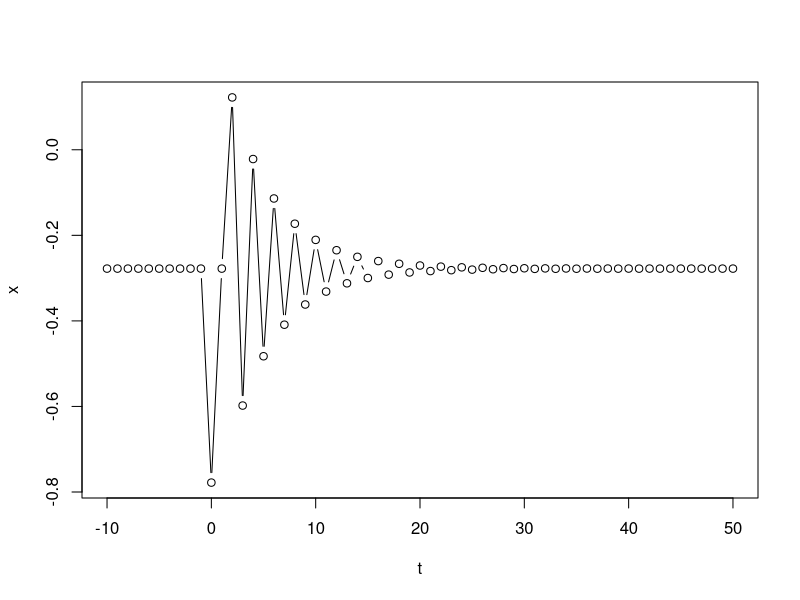

This figure's R source:
SimulateARMANoWhiteNoise <- function(n, alpha = 0, phi = c(), theta = c(), sigma = 1, init.obs = c()) {
  
  p <- length(phi) # rad autoregresni posloupnosti
  q <- length(theta) # rad posloupnosti klouzavych souctu
  
  init.n <- length(init.obs) # pocet pocatecnich pozorovani
  
  e <- rnorm(n = n, mean = 0, sd = sigma) # simulace normalniho bileho sumu
  
  x <- rep(NA, n) # inicializace vektoru x
  if (init.n > 0) {
    x[1:init.n] <- init.obs
  }
  
  for (t in (init.n + 1):n) {
    x[t] <- alpha + sum(phi * x[(t - 1):(t - p)]) # ARMA rekurze
  }
  
  if (p == 0 & q == 0) {
    message("White Noise")
  } else if (p > 0 & q == 0) {
    message("AR(", p, ") Process")
  } else if (p == 0 & q > 0) {
    message("MA(", q, ") Process")
  } else if (p > 0 & q > 0) {
    message("ARMA(", p, ",", q, ") Process")
  }
  
  res <- data.frame(t = 1:n, e = e, x = x)
  
  return(res)
  
}

SimulateARMA <- function(n, alpha = 0, phi = c(), theta = c(), sigma = 1, init.obs = c()) {
  
  p <- length(phi) # rad autoregresni posloupnosti
  q <- length(theta) # rad posloupnosti klouzavych souctu
  
  init.n <- length(init.obs) # pocet pocatecnich pozorovani
  
  e <- rnorm(n = n, mean = 0, sd = sigma) # simulace normalniho bileho sumu
  
  x <- rep(NA, n) # inicializace vektoru x
  if (init.n > 0) {
    x[1:init.n] <- init.obs
  }
  
  for (t in (init.n + 1):n) {
    x[t] <- alpha + sum(phi * x[(t - 1):(t - p)]) + sum(theta * e[(t - 1):(t - q)]) + e[t] # ARMA rekurze
  }
  
  if (p == 0 & q == 0) {
    message("White Noise")
  } else if (p > 0 & q == 0) {
    message("AR(", p, ") Process")
  } else if (p == 0 & q > 0) {
    message("MA(", q, ") Process")
  } else if (p > 0 & q > 0) {
    message("ARMA(", p, ",", q, ") Process")
  }
  
  res <- data.frame(t = 1:n, e = e, x = x)
  
  return(res)
  
}

TansftormIndex = function(timeline_size, i){
  return(timeline_size + i)
}

#Return dataframe containing time t and associated values x
#Parameters - alpha, phi, theta are parameters of ARMA process
#Sigma is size of pulse
#Pulse occurs in time 0 and timeline starts at -max(p,q, 10)
#Timeline ends at max(p,q,10)
ImpulseResponse <- function(alpha = 0, phi = c(), theta = c(), sigma = 1) {
  p = length(phi)
  q = length(theta)
  timeline_size = max(p, q, 10)
  #Actual values to be returned
  timeline = c()
  x_values = c()
  #Fill the values for time before 0
  for (i in -timeline_size:-1){
    timeline = c(timeline, i)
    x_val = alpha /(1-sum(phi))
    x_values = c(x_values, x_val)
  }
  #Impulse
  timeline = c(timeline, 0)
  x_val =  SimulateARMA(1, alpha, phi, theta, sigma, c(sigma))$e[1]
  x_values = c(x_values, x_val)
  
  impulse <- data.frame(t = timeline, x = x_values)
  
  timeline = c(timeline, 1:(5*timeline_size))
  x_val = SimulateARMANoWhiteNoise(6*timeline_size, alpha, phi, theta, sigma, x_values)$x[-(1:timeline_size + 1)]
  x_values = c(x_values, x_val)
  
  
  impulse <- data.frame(t = timeline, x = x_values)
  
  return(impulse)
  
}

plot(ImpulseResponse(alpha = -0.5, phi = -0.8), type = "b")